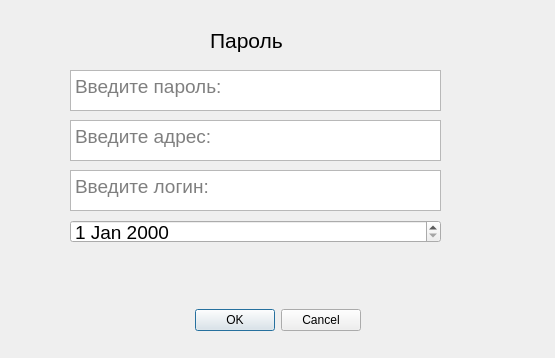
<?xml version="1.0" encoding="UTF-8"?>
<ui version="4.0">
 <class>Dialog</class>
 <widget class="QDialog" name="Dialog">
  <property name="geometry">
   <rect>
    <x>0</x>
    <y>0</y>
    <width>555</width>
    <height>358</height>
   </rect>
  </property>
  <property name="windowTitle">
   <string>Dialog</string>
  </property>
  <widget class="QDialogButtonBox" name="buttonBox">
   <property name="geometry">
    <rect>
     <x>10</x>
     <y>300</y>
     <width>351</width>
     <height>41</height>
    </rect>
   </property>
   <property name="orientation">
    <enum>Qt::Orientation::Horizontal</enum>
   </property>
   <property name="standardButtons">
    <set>QDialogButtonBox::StandardButton::Cancel|QDialogButtonBox::StandardButton::Ok</set>
   </property>
  </widget>
  <widget class="QTextEdit" name="txtPassword">
   <property name="geometry">
    <rect>
     <x>70</x>
     <y>70</y>
     <width>371</width>
     <height>41</height>
    </rect>
   </property>
   <property name="font">
    <font>
     <pointsize>14</pointsize>
    </font>
   </property>
   <property name="placeholderText">
    <string>Введите пароль:</string>
   </property>
  </widget>
  <widget class="QTextEdit" name="txtAddress">
   <property name="geometry">
    <rect>
     <x>70</x>
     <y>120</y>
     <width>371</width>
     <height>41</height>
    </rect>
   </property>
   <property name="font">
    <font>
     <pointsize>14</pointsize>
    </font>
   </property>
   <property name="placeholderText">
    <string>Введите адрес: </string>
   </property>
  </widget>
  <widget class="QDateEdit" name="dt">
   <property name="geometry">
    <rect>
     <x>70</x>
     <y>220</y>
     <width>371</width>
     <height>23</height>
    </rect>
   </property>
   <property name="font">
    <font>
     <pointsize>14</pointsize>
    </font>
   </property>
  </widget>
  <widget class="QLabel" name="lblPassword">
   <property name="geometry">
    <rect>
     <x>210</x>
     <y>20</y>
     <width>141</width>
     <height>41</height>
    </rect>
   </property>
   <property name="font">
    <font>
     <pointsize>16</pointsize>
    </font>
   </property>
   <property name="text">
    <string>Пароль</string>
   </property>
  </widget>
  <widget class="QTextEdit" name="txtLogin">
   <property name="geometry">
    <rect>
     <x>70</x>
     <y>170</y>
     <width>371</width>
     <height>41</height>
    </rect>
   </property>
   <property name="font">
    <font>
     <pointsize>14</pointsize>
    </font>
   </property>
   <property name="placeholderText">
    <string>Введите логин: </string>
   </property>
  </widget>
 </widget>
 <resources/>
 <connections>
  <connection>
   <sender>buttonBox</sender>
   <signal>accepted()</signal>
   <receiver>Dialog</receiver>
   <slot>accept()</slot>
   <hints>
    <hint type="sourcelabel">
     <x>248</x>
     <y>254</y>
    </hint>
    <hint type="destinationlabel">
     <x>157</x>
     <y>274</y>
    </hint>
   </hints>
  </connection>
  <connection>
   <sender>buttonBox</sender>
   <signal>rejected()</signal>
   <receiver>Dialog</receiver>
   <slot>reject()</slot>
   <hints>
    <hint type="sourcelabel">
     <x>316</x>
     <y>260</y>
    </hint>
    <hint type="destinationlabel">
     <x>286</x>
     <y>274</y>
    </hint>
   </hints>
  </connection>
 </connections>
</ui>
